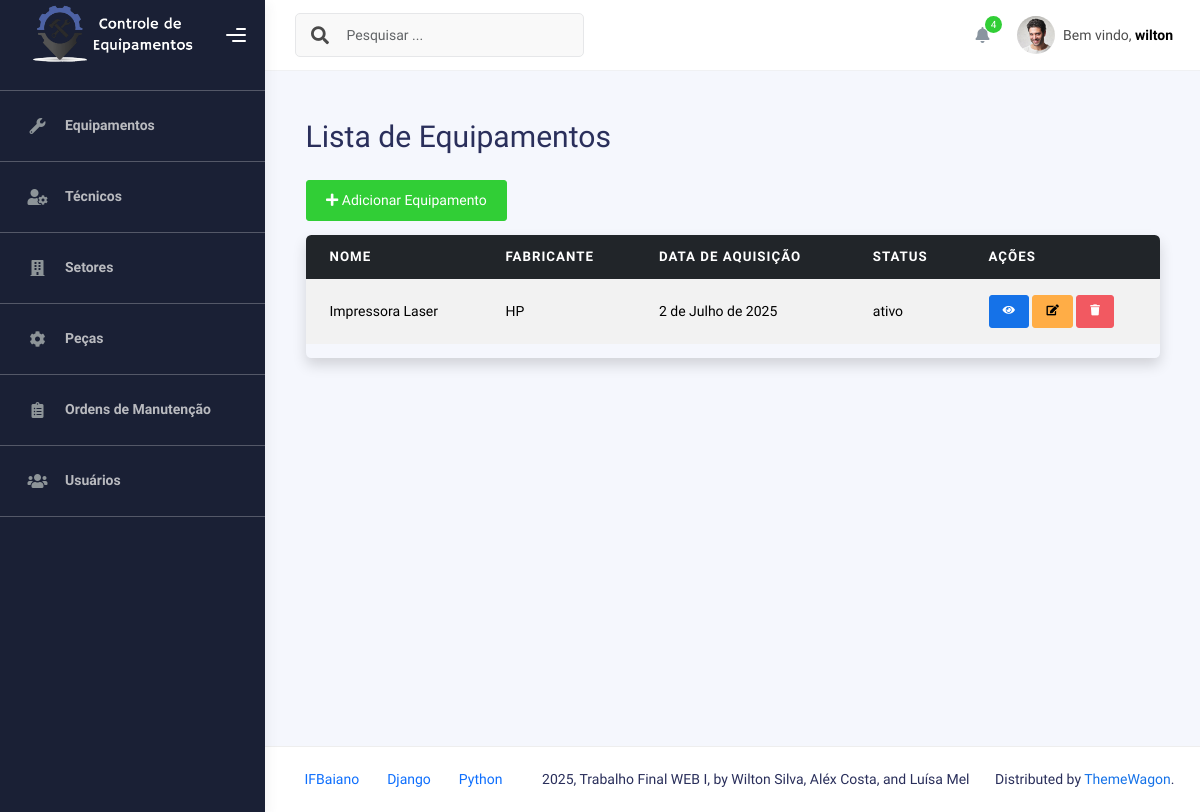
The app's page / (signed in) with its own data.
### Equipamentos/models.py (models this page shows, shortened)
class Equipamento(models.Model):
    nome = models.CharField(max_length=100)
    modelo = models.CharField(max_length=100)
    numero_serie = models.CharField(max_length=100)
    fabricante = models.CharField(max_length=100)
    data_aquisicao = models.DateField()
    STATUS_CHOICES = [
        ('ativo', 'Ativo'),
        ('inativo', 'Inativo'),
        ('manutencao', 'Em manutenção'),
    ]
    status = models.CharField(max_length=20, choices=STATUS_CHOICES, default='ativo')
    setores = models.ManyToManyField(
        'Setores.Setor',
        through='Setores.EquipamentoSetor',
        related_name='equipamentos'
    )

### Equipamentos/views.py (the view)
# urls.py: path('', equipamento_views.listar_equipamentos, name='listar_equipamentos'),
@login_required
@permission_required('Equipamentos.view_equipamento', raise_exception=True)
def listar_equipamentos(request):
    equipamentos= Equipamento.objects.all()
    return render(request, 'equipamentos/listar_equipamentos.html', {'equipamentos': equipamentos} )

### templates/equipamentos/listar_equipamentos.html
{% extends "_base.html" %}
{% block content %}
<div class="container mt-4">
    <h1 class="mb-4">Lista de Equipamentos</h1>
    <div class="mb-3">
        <a href="/equipamentos/criarequipamento/" class="btn btn-success"> <i class="fas fa-plus"></i> Adicionar Equipamento </a>
    </div>
    <div class="table-responsive shadow rounded">
        <table class="table table-striped table-hover align-middle">
            <thead class="table-dark">
                <tr>
                    <th>Nome</th>
                    <th>Fabricante</th>
                    <th>Data de Aquisição</th>
                    <th>Status</th>
                    <th>Ações</th>
                </tr>
            </thead>
            <tbody>
                {% for equipamento in equipamentos %}
                <tr>
                    <td>{{ equipamento.nome }}</td>
                    <td>{{ equipamento.fabricante }}</td>
                    <td>{{ equipamento.data_aquisicao }}</td>
                    <td>{{ equipamento.status }}</td>
                    <td>
                        <a href="/equipamentos/{{ equipamento.id }}/" class="btn btn-sm btn-primary">
                            <i class="fas fa-eye"></i>
                        </a>
                        <a href="/equipamentos/editequipamento/{{ equipamento.id }}/" class="btn btn-sm btn-warning">
                            <i class="fas fa-edit"></i>
                        </a>
                        <a href="/equipamentos/deleteequipamento/{{ equipamento.id }}/" class="btn btn-sm btn-danger"  onclick="return confirm('Tem certeza que deseja excluir este equipamento?');">
                            <i class="fas fa-trash"></i>
                        </a>
                    </td>
                </tr>
                {% empty %}
                <tr>
                    <td colspan="7" class="text-center">Nenhum equipamento cadastrado.</td>
                </tr>
                {% endfor %}
            </tbody>
        </table>
    </div>
</div>
{% endblock %}

### templates/__topbar.html (shortened to what this page needs)
{% load static %}
<div class="main-header">
<nav class="navbar navbar-header navbar-header-transparent navbar-expand-lg border-bottom">
  <div class="container-fluid">
    <nav class="navbar navbar-header-left navbar-expand-lg navbar-form nav-search p-0 d-none d-lg-flex">
      <div class="input-group">
        <div class="input-group-prepend">
          <button type="submit" class="btn btn-search pe-1">
            <i class="fa fa-search search-icon"></i>
          </button>
        </div>
        <input type="text" placeholder="Pesquisar ..." class="form-control" />
      </div>
    </nav>
    <ul class="navbar-nav topbar-nav ms-md-auto align-items-center">
      <li class="nav-item topbar-icon dropdown hidden-caret">
        <a class="nav-link dropdown-toggle" href="#" id="notifDropdown" role="button"
          data-bs-toggle="dropdown" aria-haspopup="true" aria-expanded="false">
          <i class="fa fa-bell"></i>
          <span class="notification">4</span>
        </a>
      </li>
      <li class="nav-item topbar-user dropdown hidden-caret">
        <a class="dropdown-toggle profile-pic" data-bs-toggle="dropdown" href="#" aria-expanded="false">
          <div class="avatar-sm">
            <img src="{% static 'img/profile.jpg' %}" alt="..." class="avatar-img rounded-circle" />
          </div>
          <span class="profile-username">
            <span class="op-7">Bem vindo,</span>
            <span class="fw-bold">{{ user.username }}</span>
          </span>
        </a>
      </li>
    </ul>
  </div>
</nav>
</div>

### records on screen
Equipamento: nome "Impressora Laser", fabricante "HP", data_aquisicao "2 de Julho de 2025", status "ativo"

### other values on screen
{{ user.username }} "wilton"
